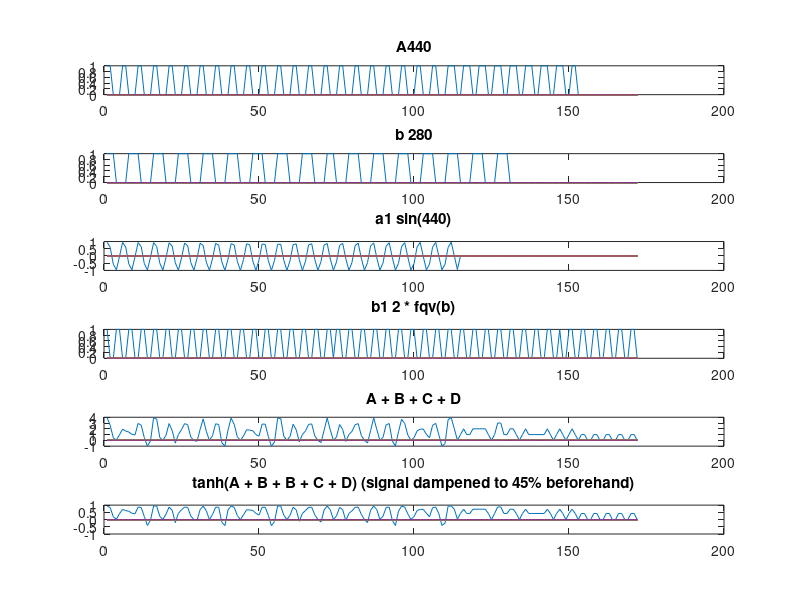

This figure's MATLAB source:
% Copyright (c) 2014-2015, Vlad Mesco
% All rights reserved.
% 
% Redistribution and use in source and binary forms, with or without modification, are permitted provided that the following conditions are met:
% 
% 1. Redistributions of source code must retain the above copyright notice, this list of conditions and the following disclaimer.
% 
% 2. Redistributions in binary form must reproduce the above copyright notice, this list of conditions and the following disclaimer in the documentation and/or other materials provided with the distribution.
% 
% THIS SOFTWARE IS PROVIDED BY THE COPYRIGHT HOLDERS AND CONTRIBUTORS "AS IS" AND ANY EXPRESS OR IMPLIED WARRANTIES, INCLUDING, BUT NOT LIMITED TO, THE IMPLIED WARRANTIES OF MERCHANTABILITY AND FITNESS FOR A PARTICULAR PURPOSE ARE DISCLAIMED. IN NO EVENT SHALL THE COPYRIGHT HOLDER OR CONTRIBUTORS BE LIABLE FOR ANY DIRECT, INDIRECT, INCIDENTAL, SPECIAL, EXEMPLARY, OR CONSEQUENTIAL DAMAGES (INCLUDING, BUT NOT LIMITED TO, PROCUREMENT OF SUBSTITUTE GOODS OR SERVICES; LOSS OF USE, DATA, OR PROFITS; OR BUSINESS INTERRUPTION) HOWEVER CAUSED AND ON ANY THEORY OF LIABILITY, WHETHER IN CONTRACT, STRICT LIABILITY, OR TORT (INCLUDING NEGLIGENCE OR OTHERWISE) ARISING IN ANY WAY OUT OF THE USE OF THIS SOFTWARE, EVEN IF ADVISED OF THE POSSIBILITY OF SUCH DAMAGE.
NSIZE = 172;
A =  zeros(NSIZE);
B =  zeros(NSIZE);
A1 = zeros(NSIZE);
B1 = zeros(NSIZE);
C =  zeros(NSIZE);
D =  zeros(NSIZE);

for i = 1:NSIZE
    j = i * 10;
    A1(i) = sin(440 * j / 11050 * 3.14159);
    B(i) = sin(280 * j / 11050 * 3.14159);
    B1(i) = sin(560 * j / 11050 * 3.14159);
    if(A1(i) > 0)
        A(i) = 1;
    else
        A(i) = 0;
    endif
    if(B(i) > 0)
        B(i) = 1;
    else
        B(i) = 0;
    endif
    if(B1(i) > 0)
        B1(i) = 1;
    else
        B1(i) = 0;
    endif
endfor

S1 = cast(6*NSIZE/9, "uint32");
S2 = cast(7*NSIZE/9, "uint32");
S3 = cast(8*NSIZE/9, "uint32");

A1(S1:NSIZE) = 0;
B (S2:NSIZE) = 0;
A (S3:NSIZE) = 0;

C = A + B + A1 + B1;
D = tanh(C * 0.45);

NPLOTS = 6;
figure(1, 'Position', [20, 20, 1000, 550])
subplot(NPLOTS, 1, 1)
plot(1:NSIZE, A)
title('A440')
subplot(NPLOTS, 1, 2)
plot(1:NSIZE, B)
title('b 280')
subplot(NPLOTS, 1, 3)
plot(1:NSIZE, A1)
title('a1 sin(440)')
subplot(NPLOTS, 1, 4)
plot(1:NSIZE, B1)
title('b1 2 * fqv(b)')
subplot(NPLOTS, 1, 5)
plot(1:NSIZE, C)
title('A + B + C + D')
subplot(NPLOTS, 1, 6)
plot(1:NSIZE, D)
title('tanh(A + B + B + C + D) (signal dampened to 45% beforehand)')
